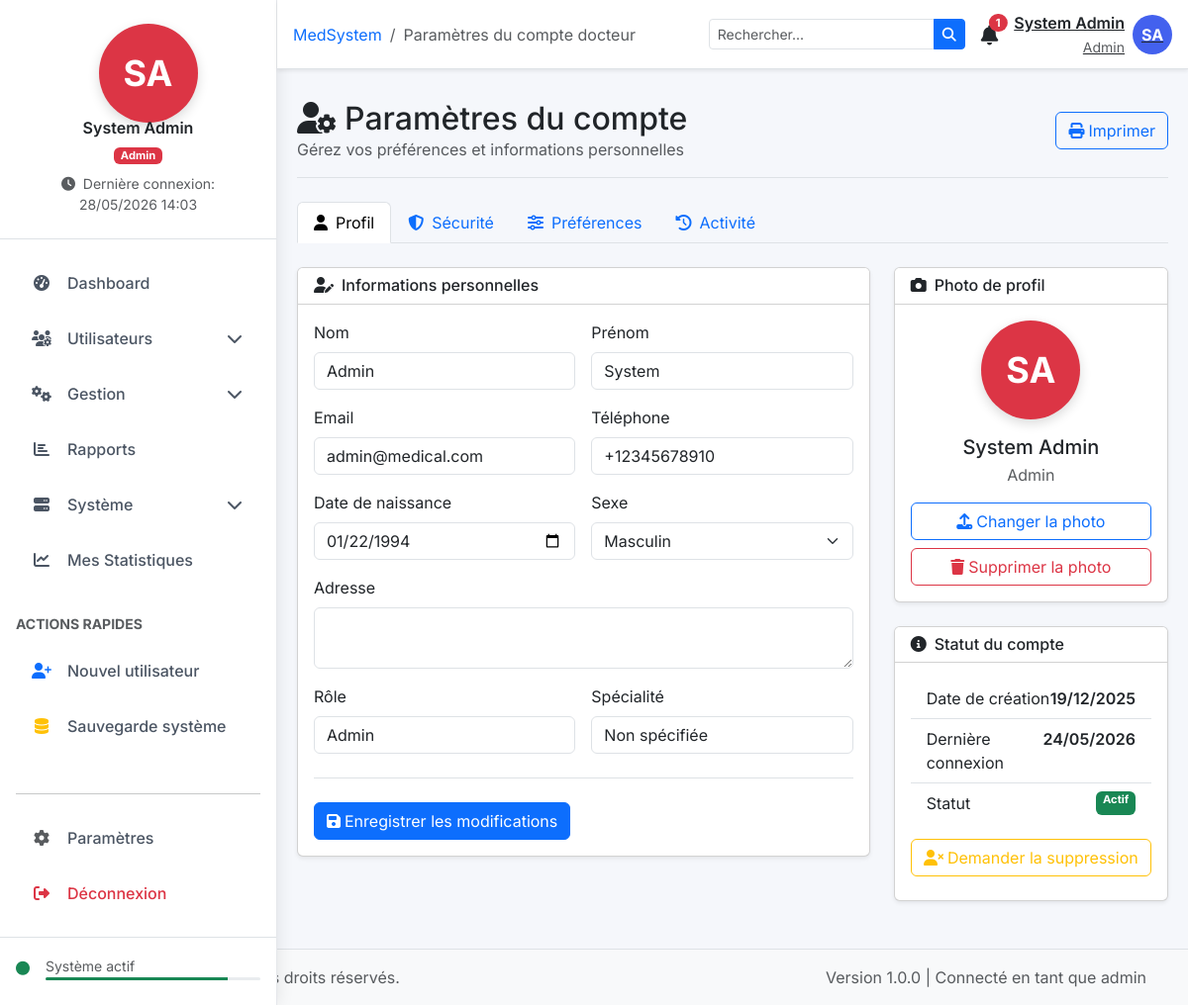
Page /docteur/settings.php (signed in) on the committed database.
### tables this page shows
CREATE TABLE `utilisateurs` (
  `id` int(11) NOT NULL,
  `nom` varchar(50) NOT NULL,
  `prenom` varchar(50) NOT NULL,
  `email` varchar(100) NOT NULL,
  `password` varchar(255) NOT NULL,
  `role` enum('docteur','secretaire','assistant','admin') NOT NULL,
  `specialite` varchar(100) DEFAULT NULL,
  `telephone` varchar(20) DEFAULT NULL,
  `adresse` text,
  `date_naissance` date DEFAULT NULL,
  `sexe` enum('M','F') DEFAULT NULL,
  `photo` varchar(255) DEFAULT NULL,
  `statut` enum('actif','inactif','suspendu') DEFAULT 'inactif',
  `jours_consultation` varchar(190) DEFAULT NULL,
  `derniere_connexion` datetime DEFAULT NULL,
  `date_creation` timestamp NOT NULL DEFAULT CURRENT_TIMESTAMP,
  `signature` varchar(250) DEFAULT NULL,
  `date_modification` timestamp NOT NULL DEFAULT CURRENT_TIMESTAMP ON UPDATE CURRENT_TIMESTAMP,
  `verification_code` varchar(32) DEFAULT NULL,
  `otp_code` varchar(6) DEFAULT NULL,
  `otp_expires_at` datetime DEFAULT NULL,
  `email_verified_at` datetime DEFAULT NULL,
  `otp_verified` tinyint(1) DEFAULT '0'
);

### config/database.php (called while the page is built, shortened)
<?php
if (!function_exists('formatDate')) {
    function formatDate($date, $format = 'd/m/Y') {
        return date($format, strtotime($date));
    }
}
?>

### docteur/settings.php (the view, shortened to what this page needs)
<?php
require_once '../config/database.php';
require_once '../includes/header.php';
$user_id = $_SESSION['user_id'];
$role = $_SESSION['role'];
$stmt = $pdo->prepare("SELECT * FROM utilisateurs WHERE id = ?");
$stmt->execute([$user_id]);
$user = $stmt->fetch();
?>
<div class="d-flex justify-content-between flex-wrap flex-md-nowrap align-items-center py-3 mb-4 border-bottom">
    <div>
        <h1 class="h2 mb-0">
            <i class="fas fa-user-cog me-2"></i>Paramètres du compte
        </h1>
        <p class="text-muted mb-0">Gérez vos préférences et informations personnelles</p>
    </div>
    <div class="btn-toolbar">
        <button type="button" class="btn btn-outline-primary" onclick="window.print()">
            <i class="fas fa-print me-1"></i>Imprimer
        </button>
    </div>
</div>
<ul class="nav nav-tabs mb-4" id="settingsTabs" role="tablist">
    <li class="nav-item" role="presentation">
        <button class="nav-link active" id="profile-tab" data-bs-toggle="tab"
                data-bs-target="#profile" type="button">
            <i class="fas fa-user me-2"></i>Profil
        </button>
    </li>
    <li class="nav-item" role="presentation">
        <button class="nav-link" id="security-tab" data-bs-toggle="tab"
                data-bs-target="#security" type="button">
            <i class="fas fa-shield-alt me-2"></i>Sécurité
        </button>
    </li>
    <li class="nav-item" role="presentation">
        <button class="nav-link" id="preferences-tab" data-bs-toggle="tab"
                data-bs-target="#preferences" type="button">
            <i class="fas fa-sliders-h me-2"></i>Préférences
        </button>
    </li>
    <li class="nav-item" role="presentation">
        <button class="nav-link" id="activity-tab" data-bs-toggle="tab"
                data-bs-target="#activity" type="button">
            <i class="fas fa-history me-2"></i>Activité
        </button>
    </li>
</ul>
<div class="tab-content" id="settingsTabsContent">
    <div class="tab-pane fade show active" id="profile" role="tabpanel">
        <div class="row">
            <div class="col-lg-8">
                <div class="card shadow-sm">
                    <div class="card-header bg-white">
                        <h6 class="mb-0"><i class="fas fa-user-edit me-2"></i>Informations personnelles</h6>
                    </div>
                    <div class="card-body">
                        <form method="POST">
                            <div class="row g-3">
                                <div class="col-md-6">
                                    <label class="form-label required">Nom</label>
                                    <input type="text" class="form-control" name="nom"
                                           value="<?php echo htmlspecialchars($user['nom']); ?>" required>
                                </div>
                                <div class="col-md-6">
                                    <label class="form-label required">Prénom</label>
                                    <input type="text" class="form-control" name="prenom"
                                           value="<?php echo htmlspecialchars($user['prenom']); ?>" required>
                                </div>
                                <div class="col-md-6">
                                    <label class="form-label required">Email</label>
                                    <input type="email" class="form-control" name="email"
                                           value="<?php echo htmlspecialchars($user['email']); ?>" required>
                                </div>
                                <div class="col-md-6">
                                    <label class="form-label">Téléphone</label>
                                    <input type="tel" class="form-control" name="telephone"
                                           value="<?php echo htmlspecialchars($user['telephone'] ?? ''); ?>">
                                </div>
                                <div class="col-md-6">
                                    <label class="form-label">Date de naissance</label>
                                    <input type="date" class="form-control" name="date_naissance"
                                           value="<?php echo $user['date_naissance'] ?? ''; ?>">
                                </div>
                                <div class="col-md-6">
                                    <label class="form-label">Sexe</label>
                                    <select class="form-select" name="sexe">
                                        <option value="M" <?php echo ($user['sexe'] ?? '') == 'M' ? 'selected' : ''; ?>>Masculin</option>
                                    </select>
                                </div>
                                <div class="col-12">
                                    <label class="form-label">Adresse</label>
                                    <textarea class="form-control" name="adresse" rows="2"><?php echo htmlspecialchars($user['adresse'] ?? ''); ?></textarea>
                                </div>
                                <div class="col-md-6">
                                    <label class="form-label">Rôle</label>
                                    <input type="text" class="form-control" value="<?php echo ucfirst($user['role']); ?>" readonly>
                                </div>
                                <div class="col-md-6">
                                    <label class="form-label">Spécialité</label>
                                    <input type="text" class="form-control" value="<?php echo htmlspecialchars($user['specialite'] ?? 'Non spécifiée'); ?>" readonly>
                                </div>
                            </div>
                            <div class="mt-4 border-top pt-4">
                                <button type="submit" class="btn btn-primary">
                                    <i class="fas fa-save me-1"></i>Enregistrer les modifications
                                </button>
                            </div>
                        </form>
                    </div>
                </div>
            </div>
            <div class="col-lg-4">
                <div class="card shadow-sm mb-4">
                    <div class="card-header bg-white">
                        <h6 class="mb-0"><i class="fas fa-camera me-2"></i>Photo de profil</h6>
                    </div>
                    <div class="card-body text-center">
                        <div class="mb-3">
                            <div class="avatar-xl mx-auto">
                                <?php
                                $initials = strtoupper(substr($user['prenom'], 0, 1) . substr($user['nom'], 0, 1));
                                $roleColor = $role === 'admin' ? 'danger' :
                                            ($role === 'docteur' ? 'primary' :
                                            ($role === 'secretaire' ? 'success' : 'warning'));
                                ?>
                                <span class="avatar-initials bg-<?php echo $roleColor; ?>">
                                    <?php echo $initials; ?>
                                </span>
                            </div>
                        </div>
                        <div class="mb-3">
                            <h5 class="mb-1"><?php echo $user['prenom'] . ' ' . $user['nom']; ?></h5>
                            <p class="text-muted mb-2"><?php echo ucfirst($role); ?></p>
                        </div>
                        <div class="d-grid gap-2">
                            <button type="button" class="btn btn-outline-primary" onclick="changeAvatar()">
                                <i class="fas fa-upload me-1"></i>Changer la photo
                            </button>
                            <button type="button" class="btn btn-outline-danger" onclick="removeAvatar()">
                                <i class="fas fa-trash me-1"></i>Supprimer la photo
                            </button>
                        </div>
                    </div>
                </div>
                <div class="card shadow-sm">
                    <div class="card-header bg-white">
                        <h6 class="mb-0"><i class="fas fa-info-circle me-2"></i>Statut du compte</h6>
                    </div>
                    <div class="card-body">
                        <ul class="list-group list-group-flush">
                            <li class="list-group-item d-flex justify-content-between">
                                <span>Date de création</span>
                                <span class="fw-semibold"><?php echo formatDate($user['date_creation']); ?></span>
                            </li>
                            <li class="list-group-item d-flex justify-content-between">
                                <span>Dernière connexion</span>
                                <span class="fw-semibold"><?php echo $user['derniere_connexion'] ? formatDate($user['derniere_connexion']) : 'Jamais'; ?></span>
                            </li>
                            <li class="list-group-item d-flex justify-content-between">
                                <span>Statut</span>
                                <span class="badge bg-<?php echo $user['statut'] == 'actif' ? 'success' : 'danger'; ?>">
                                    <?php echo ucfirst($user['statut']); ?>
                                </span>
                            </li>
                        </ul>
                        <div class="mt-3">
                            <button type="button" class="btn btn-outline-warning w-100 mb-2"
                                    onclick="requestAccountDeletion()">
                                <i class="fas fa-user-times me-1"></i>Demander la suppression
                            </button>
                        </div>
                    </div>
                </div>
            </div>
        </div>
    </div>
</div>
<?php require_once '../includes/footer.php'; ?>

### rows in the picture
utilisateurs: nom "Admin", prenom "System", email "admin@medical.com", telephone "+12345678910", date_naissance "01/22/1994", sexe "Masculin", role "Admin", specialite "Non spécifiée", initials "SA", date_creation "19/12/2025", derniere_connexion "24/05/2026", statut "Actif"

### other values in the picture
$initials "SA"
$_SESSION['prenom'] "System"
$_SESSION['nom'] "Admin"
$role "Admin"
$_SESSION['last_login'] "28/05/2026 14:03"
$menu['title'] "Dashboard"
$menu['title'] "Utilisateurs"
$menu['title'] "Gestion"
$menu['title'] "Rapports"
$menu['title'] "Système"
$menu['title'] "Mes Statistiques"
$title "Paramètres du compte docteur"
$unreadNotifications "1"
$_SESSION['prenom'] . ' ' . $_SESSION['nom'] "System Admin"
$_SESSION['role'] "Admin"
